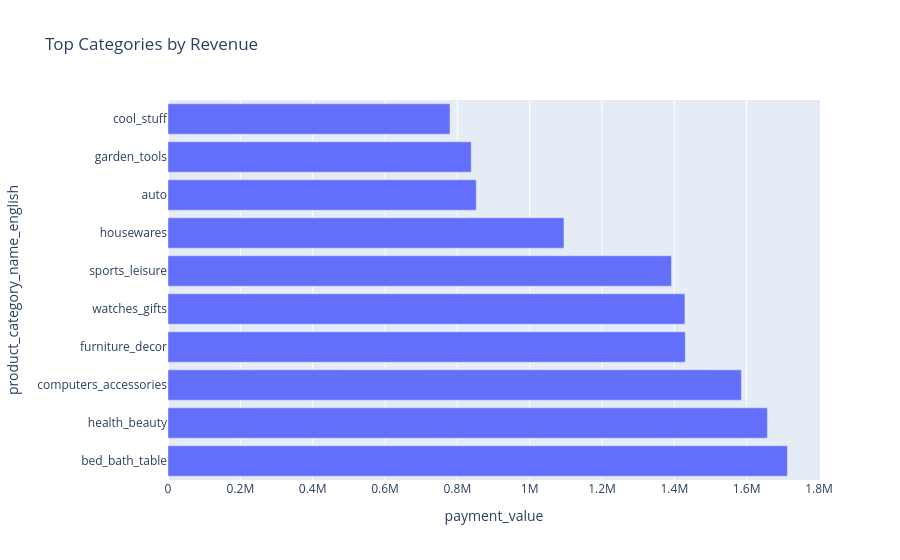

Notebook cell for this chart:
### Code cell
fig = px.bar(
    category_revenue,
    x="payment_value",
    y="product_category_name_english",
    orientation="h",
    title="Top Categories by Revenue"
)

fig.show()

### Figure 1 — Plotly figure (JSON) as saved in the notebook; plotly's stock layout.template omitted (floating-point values rounded to 4 significant figures)
{"data": [{"hovertemplate": "payment_value=%{x}<br>product_category_name_english=%{y}<extra></extra>", "legendgroup": "", "marker": {"color": "#636efa", "pattern": {"shape": ""}}, "name": "", "orientation": "h", "showlegend": false, "textposition": "auto", "type": "bar", "x": [1713000.0, 1657000.0, 1585000.0, 1430000.0, 1429000.0, 1392000.0, 1095000.0, 852300.0, 838300.0, 779700.0], "xaxis": "x", "y": ["bed_bath_table", "health_beauty", "computers_accessories", "furniture_decor", "watches_gifts", "sports_leisure", "housewares", "auto", "garden_tools", "cool_stuff"], "yaxis": "y"}], "layout": {"barmode": "relative", "legend": {"tracegroupgap": 0}, "title": {"text": "Top Categories by Revenue"}, "xaxis": {"anchor": "y", "domain": [0, 1], "title": {"text": "payment_value"}}, "yaxis": {"anchor": "x", "domain": [0, 1], "title": {"text": "product_category_name_english"}}}}
